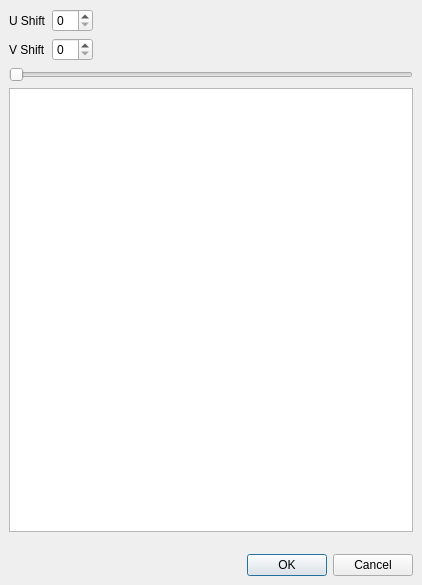
<ui version="4.0" >
 <class>Dialog</class>
 <widget class="QDialog" name="Dialog" >
  <property name="geometry" >
   <rect>
    <x>0</x>
    <y>0</y>
    <width>422</width>
    <height>585</height>
   </rect>
  </property>
  <property name="windowTitle" >
   <string>ChromaShift</string>
  </property>
  <layout class="QGridLayout" >
   <property name="margin" >
    <number>9</number>
   </property>
   <property name="spacing" >
    <number>6</number>
   </property>
   <item row="1" column="0" >
    <widget class="QLabel" name="label_2" >
     <property name="text" >
      <string>V Shift</string>
     </property>
    </widget>
   </item>
   <item row="0" column="0" >
    <widget class="QLabel" name="label" >
     <property name="text" >
      <string>U Shift</string>
     </property>
    </widget>
   </item>
   <item row="4" column="3" >
    <spacer>
     <property name="orientation" >
      <enum>Qt::Vertical</enum>
     </property>
     <property name="sizeType" >
      <enum>QSizePolicy::Maximum</enum>
     </property>
     <property name="sizeHint" >
      <size>
       <width>20</width>
       <height>16</height>
      </size>
     </property>
    </spacer>
   </item>
   <item row="5" column="0" colspan="4" >
    <widget class="QDialogButtonBox" name="buttonBox" >
     <property name="orientation" >
      <enum>Qt::Horizontal</enum>
     </property>
     <property name="standardButtons" >
      <set>QDialogButtonBox::Cancel|QDialogButtonBox::NoButton|QDialogButtonBox::Ok</set>
     </property>
    </widget>
   </item>
   <item row="2" column="0" colspan="4" >
    <widget class="QSlider" name="horizontalSlider" >
     <property name="orientation" >
      <enum>Qt::Horizontal</enum>
     </property>
    </widget>
   </item>
   <item row="3" column="0" colspan="4" >
    <widget class="QGraphicsView" name="graphicsView" />
   </item>
   <item row="1" column="1" >
    <widget class="QSpinBox" name="spinBoxV" />
   </item>
   <item row="0" column="1" >
    <widget class="QSpinBox" name="spinBoxU" />
   </item>
   <item row="0" column="2" >
    <spacer>
     <property name="orientation" >
      <enum>Qt::Horizontal</enum>
     </property>
     <property name="sizeHint" >
      <size>
       <width>40</width>
       <height>20</height>
      </size>
     </property>
    </spacer>
   </item>
   <item row="1" column="2" >
    <spacer>
     <property name="orientation" >
      <enum>Qt::Horizontal</enum>
     </property>
     <property name="sizeHint" >
      <size>
       <width>40</width>
       <height>20</height>
      </size>
     </property>
    </spacer>
   </item>
  </layout>
 </widget>
 <resources/>
 <connections>
  <connection>
   <sender>buttonBox</sender>
   <signal>accepted()</signal>
   <receiver>Dialog</receiver>
   <slot>accept()</slot>
   <hints>
    <hint type="sourcelabel" >
     <x>248</x>
     <y>254</y>
    </hint>
    <hint type="destinationlabel" >
     <x>157</x>
     <y>274</y>
    </hint>
   </hints>
  </connection>
  <connection>
   <sender>buttonBox</sender>
   <signal>rejected()</signal>
   <receiver>Dialog</receiver>
   <slot>reject()</slot>
   <hints>
    <hint type="sourcelabel" >
     <x>316</x>
     <y>260</y>
    </hint>
    <hint type="destinationlabel" >
     <x>286</x>
     <y>274</y>
    </hint>
   </hints>
  </connection>
 </connections>
</ui>
